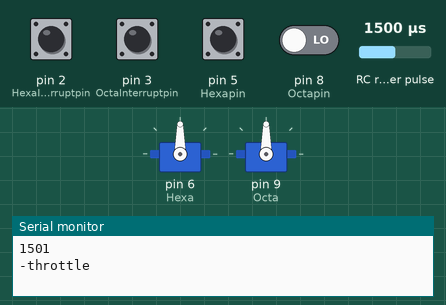
Bench run of a sketch on a simulated Arduino Uno, built with avr-gcc and run on an emulated ATmega328P. On the bench: 2 × servo, the last lines printed to the serial monitor. Wiring (inferred from the names in the program): RC receiver channel: data pin 7. The test bench sets the inputs (shaded band); at power-on: pin 2 (HexaInterruptpin), pin 3 (OctaInterruptpin), pin 5 (Hexapin), pin 8 (Octapin) LOW, RC receiver pulse 1500 µs.

Above: at 1.2 s.
1.3 s: RC receiver pulse (sensor on pin 7) set to 1020 µs
At 4.2 s:
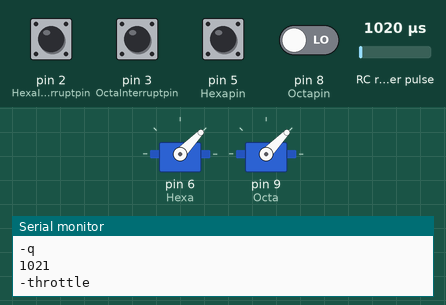
4.3 s: RC receiver pulse (sensor on pin 7) set to 1250 µs
7.3 s: RC receiver pulse (sensor on pin 7) set to 1750 µs
At 8.9 s:
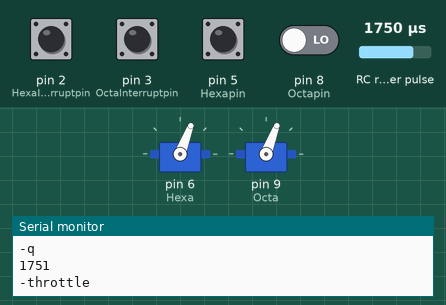
10.3 s: RC receiver pulse (sensor on pin 7) set to 1980 µs
At 10.8 s:
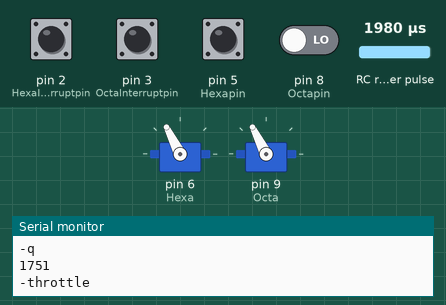
13.3 s: RC receiver pulse (sensor on pin 7) set to 1500 µs
16.3 s: pin 5 (Hexapin) pulsed HIGH 2 times (0.12 s each, 0.3 s apart)
At 20.9 s:
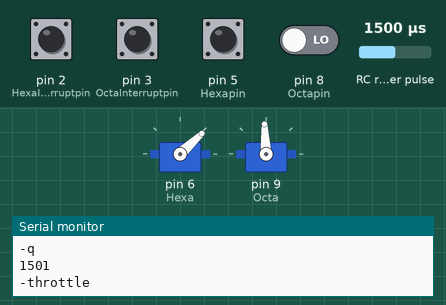
Timing chart, 0 to 23.7 s (numbered marks = the images above; inputs shaded):
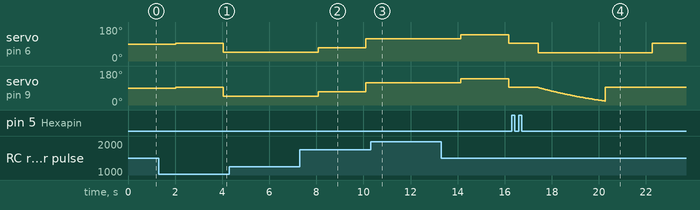

The sketch:

motor_expo.ino
```cpp
#include<Servo.h>
const int Hexapin=5;
const int Octapin=8;
const int throttlepin=7;
const int Hexa=6;
const int Octa=9;
const int HexaInterruptpin=2;
const int OctaInterruptpin=3;
//const int Check=10;

unsigned long ThrottleSig;
unsigned long HexaSignal=1900;
unsigned long OctaSignal=1900;
unsigned long a=0;

int t=0;
int r=0;
int p=0;
int HexTrans=0;
float q=0;
float y=0;

int s=0;
int w=0;
int u=0;
int OctTrans=0;
float v=0;
float x=0;

Servo Hex;
Servo Oct;

void hexInterrupt()
{
  r=1;
  }

void octInterrupt()
{
  w=1;
  }


void setup()
{
  Serial.begin(9600);
  pinMode(Hexapin,INPUT);
  pinMode(Octapin,INPUT);
  pinMode(throttlepin,INPUT);
  pinMode(Hexa,OUTPUT);
  pinMode(Octa,OUTPUT);
  //pinMode(Check,INPUT);
  Hex.attach(Hexa);
  Oct.attach(Octa);
  attachInterrupt(digitalPinToInterrupt(HexaInterruptpin), hexInterrupt,RISING);
  attachInterrupt(digitalPinToInterrupt(OctaInterruptpin), octInterrupt,RISING);
  pinMode(HexaInterruptpin,INPUT);
}

void loop()
{
  ThrottleSig = pulseIn(throttlepin,HIGH);
  //a = pulseIn(Check,HIGH);
  Serial.println(ThrottleSig);
  Serial.println("-throttle");
  HexaSignal = pulseIn(Hexapin, HIGH);
  OctaSignal = pulseIn(Octapin, HIGH);
  Serial.println(HexaSignal);
  Serial.println("HexaSignal");
  Serial.println(OctaSignal);
  Serial.println("OctaSignal");
  Serial.println(q);
  Serial.println("-q");
if(HexaSignal<1600){Hex.writeMicroseconds(ThrottleSig);digitalWrite(HexaInterruptpin,LOW);p=ThrottleSig;}
if(HexaSignal>1800)
{
  if(r==0){Hex.writeMicroseconds(990);digitalWrite(HexaInterruptpin,HIGH);}
  if(r==1)
  {
    if(t<2000)
   { for(t=0;t<2000;t++)
    {
    q=(-0.00034)*t;
    y=p*pow(2.71,q);
    Oct.writeMicroseconds(y);
    delay(1);}}
    if(t>=2000){Oct.writeMicroseconds(2000);}
    r=0;}}

if(OctaSignal<1600){Oct.writeMicroseconds(ThrottleSig);digitalWrite(OctaInterruptpin,LOW);u=ThrottleSig;}
if(OctaSignal>1800)
{
  if(w==0){Oct.writeMicroseconds(990);digitalWrite(OctaInterruptpin,HIGH);}
  if(w==1)
  {
    if(s<2000)
   { for(s=0;s<2000;s++)
    {
    v=(-0.00034)*s;
    x=u*pow(2.71,v);
    Oct.writeMicroseconds(x);
    delay(1);}}
    if(s>=2000){Oct.writeMicroseconds(2000);}
    w=0;}
  }
}
```

Measured:
- after the input at 16.3 s, servo on pin 6 (Hexa): 93° → 43° after 1.1 s, → 93° 4.8 s later
